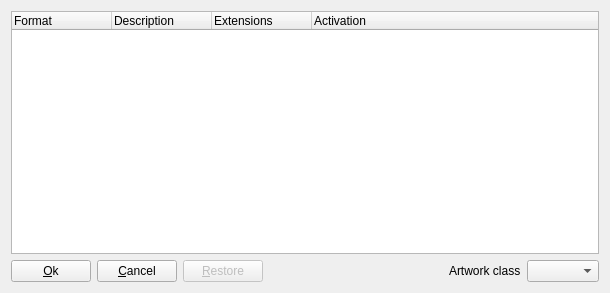
<?xml version="1.0" encoding="UTF-8"?>
<ui version="4.0">
 <class>ImageFormatSetup</class>
 <widget class="QDialog" name="ImageFormatSetup">
  <property name="geometry">
   <rect>
    <x>0</x>
    <y>0</y>
    <width>610</width>
    <height>293</height>
   </rect>
  </property>
  <property name="windowTitle">
   <string>Active image formats</string>
  </property>
  <layout class="QGridLayout" name="gridLayout">
   <item row="2" column="5">
    <widget class="QComboBox" name="comboBoxImageType">
     <property name="sizePolicy">
      <sizepolicy hsizetype="Preferred" vsizetype="Minimum">
       <horstretch>0</horstretch>
       <verstretch>0</verstretch>
      </sizepolicy>
     </property>
     <property name="toolTip">
      <string>Select artwork class to adjust</string>
     </property>
    </widget>
   </item>
   <item row="2" column="0">
    <widget class="QPushButton" name="pushButtonOk">
     <property name="sizePolicy">
      <sizepolicy hsizetype="Minimum" vsizetype="Minimum">
       <horstretch>0</horstretch>
       <verstretch>0</verstretch>
      </sizepolicy>
     </property>
     <property name="toolTip">
      <string>Apply image format setup and close dialog</string>
     </property>
     <property name="text">
      <string>&amp;Ok</string>
     </property>
     <property name="icon">
      <iconset resource="qmc2.qrc">
       <normaloff>:/data/img/yes.png</normaloff>:/data/img/yes.png</iconset>
     </property>
     <property name="autoDefault">
      <bool>false</bool>
     </property>
    </widget>
   </item>
   <item row="2" column="1">
    <widget class="QPushButton" name="pushButtonCancel">
     <property name="sizePolicy">
      <sizepolicy hsizetype="Minimum" vsizetype="Minimum">
       <horstretch>0</horstretch>
       <verstretch>0</verstretch>
      </sizepolicy>
     </property>
     <property name="toolTip">
      <string>Cancel image format setup</string>
     </property>
     <property name="text">
      <string>&amp;Cancel</string>
     </property>
     <property name="icon">
      <iconset resource="qmc2.qrc">
       <normaloff>:/data/img/no.png</normaloff>:/data/img/no.png</iconset>
     </property>
     <property name="autoDefault">
      <bool>false</bool>
     </property>
    </widget>
   </item>
   <item row="2" column="2">
    <widget class="QPushButton" name="pushButtonRestore">
     <property name="enabled">
      <bool>false</bool>
     </property>
     <property name="sizePolicy">
      <sizepolicy hsizetype="Minimum" vsizetype="Minimum">
       <horstretch>0</horstretch>
       <verstretch>0</verstretch>
      </sizepolicy>
     </property>
     <property name="toolTip">
      <string>Restore active image formats from currently stored setup</string>
     </property>
     <property name="text">
      <string>&amp;Restore</string>
     </property>
     <property name="icon">
      <iconset resource="qmc2.qrc">
       <normaloff>:/data/img/undo.png</normaloff>:/data/img/undo.png</iconset>
     </property>
     <property name="autoDefault">
      <bool>false</bool>
     </property>
    </widget>
   </item>
   <item row="2" column="3">
    <spacer name="horizontalSpacer">
     <property name="orientation">
      <enum>Qt::Horizontal</enum>
     </property>
     <property name="sizeHint" stdset="0">
      <size>
       <width>442</width>
       <height>20</height>
      </size>
     </property>
    </spacer>
   </item>
   <item row="2" column="4">
    <widget class="QLabel" name="labelImageType">
     <property name="text">
      <string>Artwork class</string>
     </property>
    </widget>
   </item>
   <item row="1" column="0" colspan="6">
    <widget class="QTreeWidget" name="treeWidget">
     <property name="toolTip">
      <string>Drag &amp; drop format entries to adjust priorities of activated formats for the current artwork class</string>
     </property>
     <property name="dragEnabled">
      <bool>true</bool>
     </property>
     <property name="dragDropMode">
      <enum>QAbstractItemView::InternalMove</enum>
     </property>
     <property name="rootIsDecorated">
      <bool>false</bool>
     </property>
     <property name="uniformRowHeights">
      <bool>true</bool>
     </property>
     <property name="itemsExpandable">
      <bool>false</bool>
     </property>
     <property name="expandsOnDoubleClick">
      <bool>false</bool>
     </property>
     <column>
      <property name="text">
       <string>Format</string>
      </property>
     </column>
     <column>
      <property name="text">
       <string>Description</string>
      </property>
     </column>
     <column>
      <property name="text">
       <string>Extensions</string>
      </property>
     </column>
     <column>
      <property name="text">
       <string>Activation</string>
      </property>
     </column>
    </widget>
   </item>
  </layout>
 </widget>
 <tabstops>
  <tabstop>treeWidget</tabstop>
  <tabstop>pushButtonOk</tabstop>
  <tabstop>pushButtonCancel</tabstop>
  <tabstop>pushButtonRestore</tabstop>
  <tabstop>comboBoxImageType</tabstop>
 </tabstops>
 <resources>
  <include location="qmc2.qrc"/>
 </resources>
 <connections/>
</ui>
